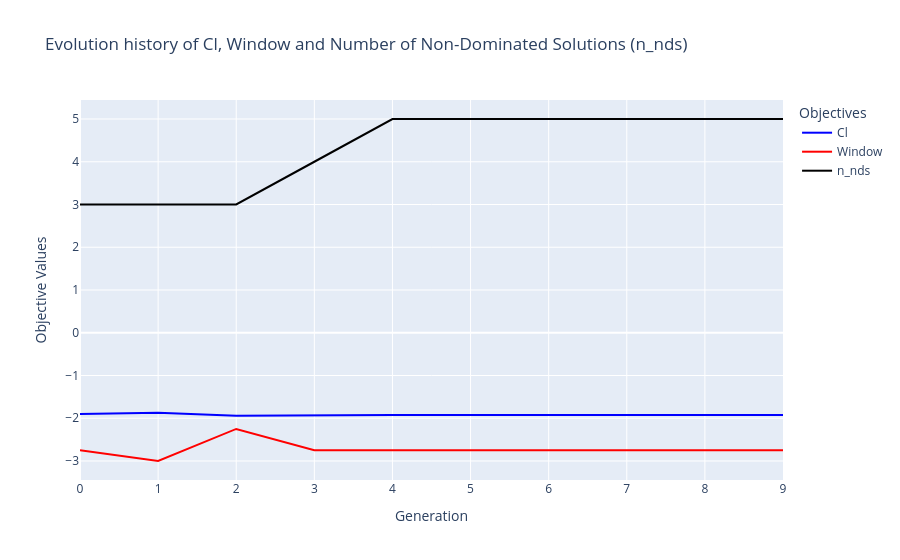

The notebook cell this image was saved under:
### Markdown cell above
Convergence Analysis plots

### Code cell
# If using save_history = True
val = [e.opt.get("F")[0] for e in res.history]

# TODO: Plot n_nds over gens

# Extract convergence history
cl_hist = [val[0] for val in val]
window_hist = [val[1] for val in val]
n_nds_his = res.algorithm.callback.data["n_nds"]

fig = go.Figure()

fig.add_trace(go.Scatter(x=np.arange(len(val)), y=cl_hist, mode='lines', 
                         name='Cl', line=dict(color='blue', width=2)))

fig.add_trace(go.Scatter(x=np.arange(len(val)), y=window_hist, mode='lines', 
                         name='Window', line=dict(color='red', width=2)))

fig.add_trace(go.Scatter(x=np.arange(len(val)), y=n_nds_his, mode='lines', 
                         name='n_nds', line=dict(color='black', width=2)))


fig.update_layout(title='Evolution history of Cl, Window and Number of Non-Dominated Solutions (n_nds)',
                  xaxis_title='Generation',
                  yaxis_title='Objective Values',
                  legend_title='Objectives',
                  template='plotly')

fig.show()

### Figure 1 — Plotly figure (JSON) as saved in the notebook; plotly's stock layout.template omitted (floating-point values rounded to 4 significant figures)
{"data": [{"line": {"color": "blue", "width": 2}, "mode": "lines", "name": "Cl", "type": "scatter", "x": [0, 1, 2, 3, 4, 5, 6, 7, 8, 9], "y": [-1.9, -1.872, -1.942, -1.926, -1.926, -1.926, -1.926, -1.926, -1.926, -1.926]}, {"line": {"color": "red", "width": 2}, "mode": "lines", "name": "Window", "type": "scatter", "x": [0, 1, 2, 3, 4, 5, 6, 7, 8, 9], "y": [-2.75, -3, -2.25, -2.75, -2.75, -2.75, -2.75, -2.75, -2.75, -2.75]}, {"line": {"color": "black", "width": 2}, "mode": "lines", "name": "n_nds", "type": "scatter", "x": [0, 1, 2, 3, 4, 5, 6, 7, 8, 9], "y": [3, 3, 3, 4, 5, 5, 5, 5, 5, 5]}], "layout": {"legend": {"title": {"text": "Objectives"}}, "title": {"text": "Evolution history of Cl, Window and Number of Non-Dominated Solutions (n_nds)"}, "xaxis": {"title": {"text": "Generation"}}, "yaxis": {"title": {"text": "Objective Values"}}}}
